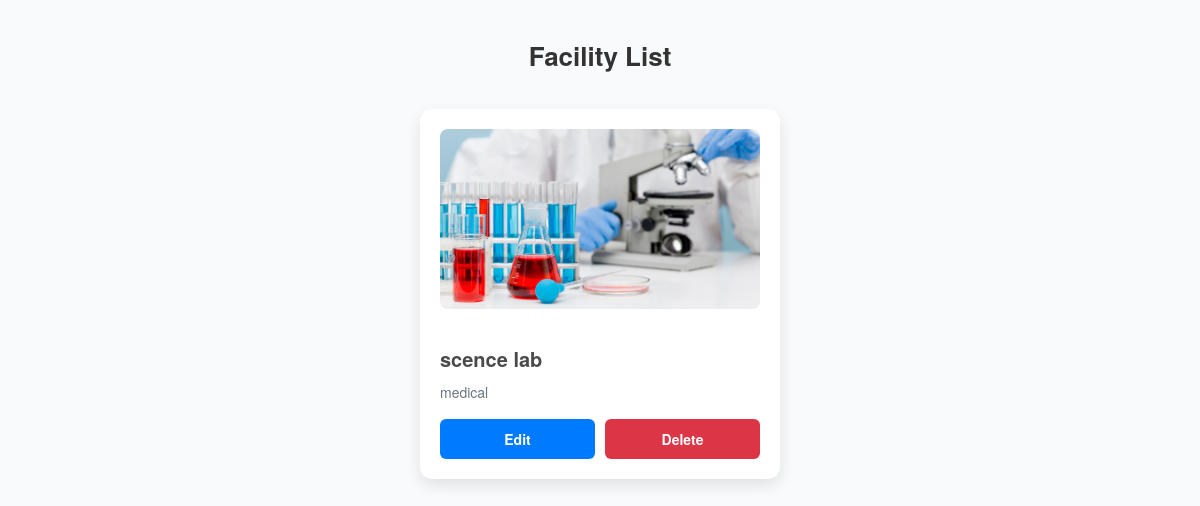
Page /college/view_facility/ (signed in) on the committed database.
### college/models.py (models this page shows)
class Facility(models.Model):
    connect = models.ForeignKey(Usermodel, on_delete=models.CASCADE, null=True, blank=True)
    lock = models.ForeignKey(collegemodel, on_delete=models.CASCADE, null=True, blank=True)
    Name=models.CharField(max_length=20,null=True,blank=True)
    Description=models.CharField(max_length=40,null=True,blank=True)
    image=models.ImageField(null=True,blank=True,upload_to="facility/")

### college/views.py (the view)
# urls.py: path('view_facility/',facility_view.as_view(),name="view_facility"),
class facility_view(View):
    def get(self,request):
        try:
            contain = request.session.get('login_id')
            content_media = Facility.objects.filter(connect=contain)
        except Usermodel.DoesNotExist:
            return HttpResponse("User profile not found for the current user", status=404)
        return render(request, "college/facility_view.html",{'data':content_media})

### templates/college/facility_view.html (shortened to what this page needs)
<!DOCTYPE html>
<html lang="en">
<head>
</head>
<body>
    <h1>Facility List</h1>
    {% for facility in data %}
    <div class="facility-card">
        {% if facility.image %}
        <img src="{{ facility.image.url }}" alt="{{ facility.Name }}">
        {% else %}
        <div class="no-image">No image available</div>
        {% endif %}
        <div class="facility-info">
            <h3>{{ facility.Name }}</h3>
            <p>{{ facility.Description }}</p>
        </div>
        <div class="button-group">
            <a href="{% url 'college:edit_facility' facility.id %}" class="edit-button">Edit</a>
            <a href="{% url 'college:facility_delt' facility.id %}" class="delete-button">Delete</a>
        </div>
    </div>
    {% endfor %}
</body>
</html>

### templates/college/facility_view.html (style rules this page uses)
body { font-family: 'Helvetica Neue', Arial, sans-serif; margin: 0; padding: 20px; background-color: #f9fafb; display: flex; justify-content: center; align-items: flex-start; flex-wrap: wrap; }
h1 { font-size: 26px; color: #333; margin-bottom: 20px; width: 100%; text-align: center; }
.facility-card { width: 320px; background-color: #ffffff; border-radius: 12px; margin: 15px; padding: 20px; box-shadow: 0 6px 15px rgba(0, 0, 0, 0.1); transition: transform 0.3s, box-shadow 0.3s; display: flex; flex-direction: column; justify-content: space-between; }
.facility-card img { width: 100%; height: 180px; object-fit: cover; border-radius: 8px; margin-bottom: 15px; }
.facility-info { margin-bottom: 15px; }
.facility-info h3 { font-size: 20px; color: #4a4a4a; margin-bottom: 8px; }
.facility-info p { font-size: 14px; color: #6c757d; margin: 0; line-height: 1.6; }
.button-group { display: flex; justify-content: space-between; gap: 10px; }
.button-group a { flex: 1; text-align: center; padding: 10px; border-radius: 6px; font-size: 14px; text-decoration: none; color: white; font-weight: bold; transition: background-color 0.3s, transform 0.2s; }
.edit-button { background-color: #007bff; }
.delete-button { background-color: #dc3545; }

### rows in the picture
Facility: image (picture), Name "scence lab", Description "medical"
